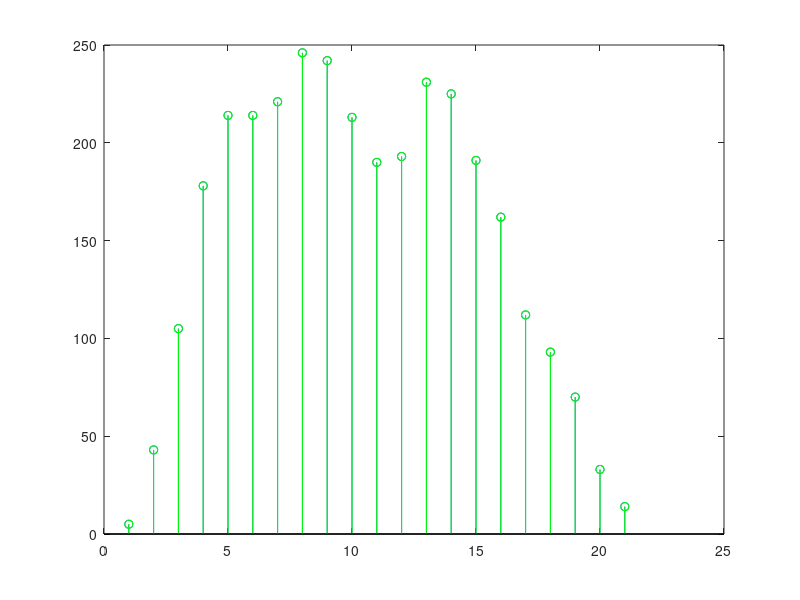

Reproduce this figure in MATLAB.
close all;
clc;
x1 = [1,7,8,9,5,4,6,3,2];
x2 = [5,8,9,6,3,4,8,2,1,7,5,6,7];
y = conv(x1,x2);
size(y, 2)
x3 = [x1, zeros(1, size(y,2)-size(x1, 2))];
x4 = [x2, zeros(1, size(y,2)-size(x2, 2))];
y1 = cconv(x3, x4, size(y, 2));

stem(y)
hold on;
stem(y1, 'g');
% L = 15;
% hold on;
% stem(ifft(fft(x1,L).*fft(x2,L)))